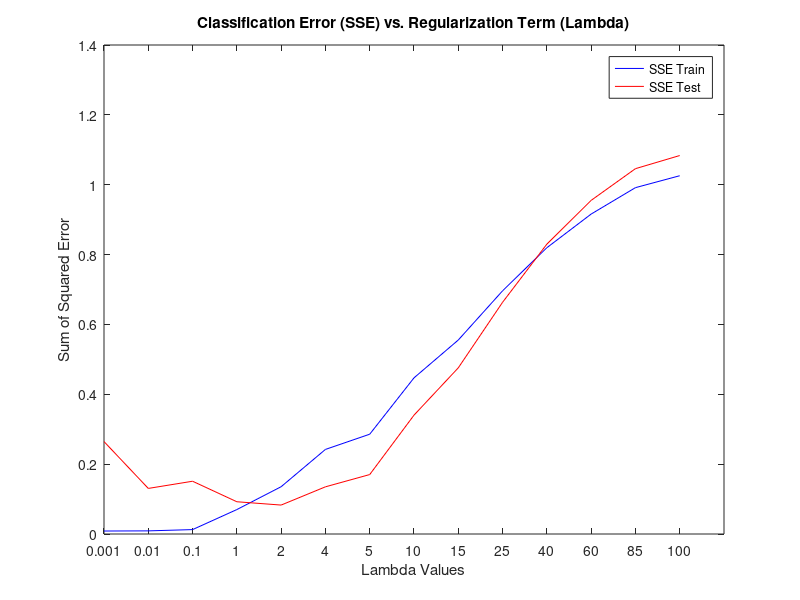
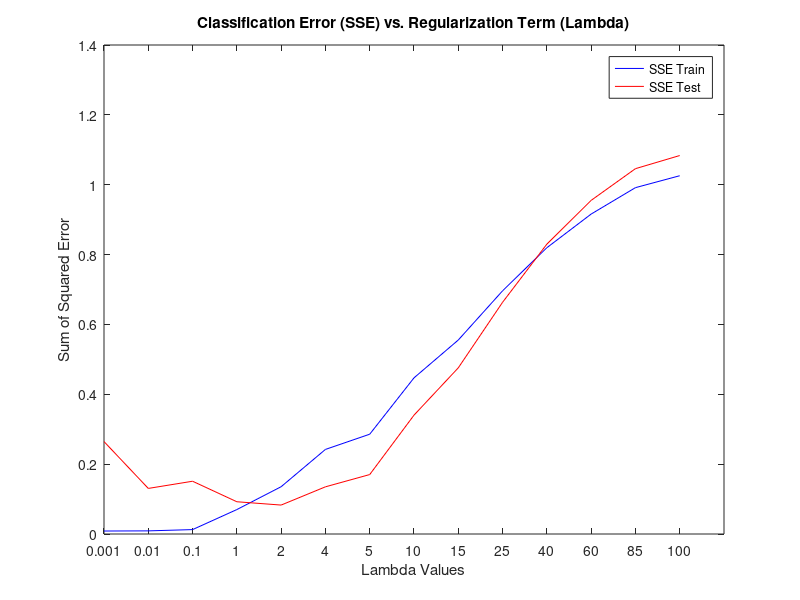

Recreate these plots in MATLAB, in order.
% Linear Regression with L2 Regularization
% Closed-form solution
% Author: Amir Azarbakht <azarbaam@eecs.oregonstate.edu>
% Date: 2014-04-15


% function [lambdaSet, SSE_train, SSE_test] = regression_with_L2_regularization(fileName)

clear all;
close all;
clc;

% if nargin == 1
%    data = csvread('[fileName]');
% elseif nargin == 0
%     data = csvread('train.csv');
% else
%     disp('No input data file specified');
% end

% import the data
data = csvread('train.csv');

% Normalize the data into a [0,1] range
for j = 2:(size(data,2)),
    minFeatureVec = min(data(:,j));
    maxFeatureVec = max(data(:,j));
    for i = 1:size(data,1),
        if maxFeatureVec ~= minFeatureVec
            data(i,j) = (data(i,j) - minFeatureVec)/abs(maxFeatureVec - minFeatureVec);
        else
            disp('Normalization Error! Min and Max of a feature vector are equal. ');
        end
    end
end

Y = data(:,46);
X = data(:,1:45);



data_test = csvread('test.csv');
clear minFeatureVec maxFeatureVec;

% Normalize the data into a [0,1] range
for j = 2:(size(data_test,2)),
    minFeatureVec = min(data_test(:,j));
    maxFeatureVec = max(data_test(:,j));
    for i = 1:size(data_test,1),
        if maxFeatureVec ~= minFeatureVec
            data_test(i,j) = (data_test(i,j) - minFeatureVec)/abs(maxFeatureVec - minFeatureVec);
        else
            disp('Normalization Error! Min and Max of a feature vector are equal. ')
        end
    end
end

Y_test = data_test(:,46);
X_test = data_test(:,1:45);

% Lambda: Regularization term. Trying varying lambda values to choose the best lambda value based on its corresponding SSE classification error. 
lambdaSet = [0, 0.001, 0.01, 0.1, 1, 2, 4, 5, 10, 15, 25, 40, 60, 85, 100];

[dimX1, dimX2] = size(X);
[dimL1, dimL2] = size(lambdaSet);

SSE_train = Inf(size(lambdaSet));
SSE_test = Inf(size(lambdaSet));
w = zeros(dimX2,dimL2);

for j = 1: dimL2,
    lambda = lambdaSet(1,j);
    % calculate w
    w(:,j) = (inv((lambda * eye(size(X' * X))) + X' * X)) * X' * Y;
    
    % calculate Sum of Squared Error for the training set
    SUMSSE_train = 0;
    SUMSSE_test = 0;
    
    for  i = 1:dimX1,
        SUMSSE_train = SUMSSE_train + ((( w(:,j)' * X(i,:)') - Y(i,1))^2);
        % calculate Sum of Squared Error for the test set
        SUMSSE_test = SUMSSE_test + (((w(:,j)' * X_test(i,:)') - Y_test(i,1))^2);
    end
    SSE_train(1,j) = 0.5 * (SUMSSE_train);
    SSE_test(1,j) = 0.5 * (SUMSSE_test);    
end

% SSE_train
% SSE_test

% save the SSE results as a file

% csvwrite('SSE_train.csv', SSE_train);
% csvwrite('SSE_test.csv', SSE_test);
fig1_lasso = [lambdaSet; SSE_train; SSE_test;];
csvwrite('fig1_lasso.csv', fig1_lasso);


% Plot the SSE vs. lambda
figure1 = figure('Color',[1 1 1]);
axes1 = axes('Parent',figure1,...
    'XTickLabel',{'0.001','0.01','0.1','1','2','4','5','10','15','25','40','60','85','100'},...
    'XTick',[0 1 2 3 4 5 6 7 8 9 10 11 12 13]);
box(axes1,'on');
hold(axes1,'all');
plot((0:1:(size(SSE_train,2)-2)), SSE_train(2:end), 'b');
hold on;
plot((0:1:(size(SSE_test,2)-2)), SSE_test(2:end), 'r');
title({'Classification Error (SSE) vs. Regularization Term (Lambda)'});
legend('SSE Train', 'SSE Test');
xlabel('Lambda Values');
ylabel('Sum of Squared Error');

% save as PNG and EPS
saveas(1, 'Regression_Classification_Error_SSE_vs_Regularization_Term_Lambda', 'epsc2');
saveas(1, 'Regression_Classification_Error_SSE_vs_Regularization_Term_Lambda', 'png');

% saveas(1, 'Regression_with_lambda-0_Classification_Error_SSE_vs_Regularization_Term_Lambda', 'eps');
% saveas(1, 'Regression_with_lambda-0_Classification_Error_SSE_vs_Regularization_Term_Lambda', 'png');


% [a,b] = min(SSE_test)
% [a,b] = max(SSE_test)
% [a,b] = min(SSE_train)
